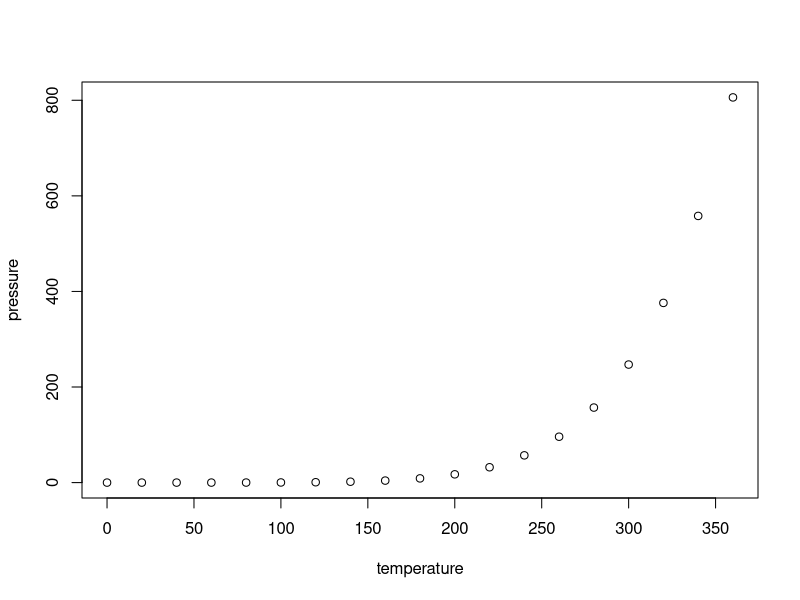
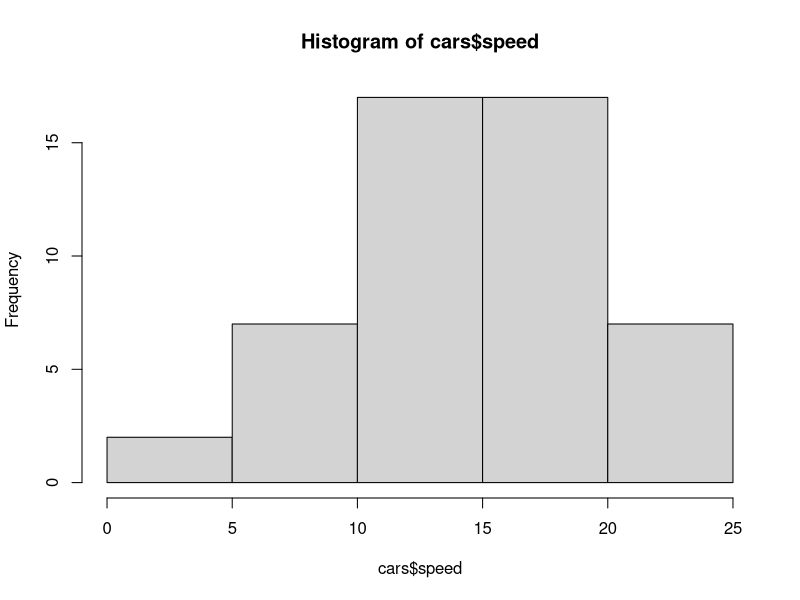

The R source for these figures, in order:
## ---- chunk 1
knitr::opts_chunk$set(echo = TRUE)
## ---- chunk 2
summary(cars)
## ---- chunk 3
plot(pressure)
## ---- chunk 4
hist(cars$speed)
